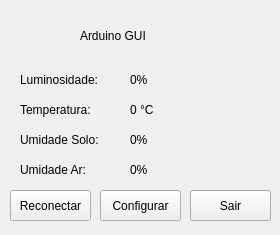
<?xml version="1.0" encoding="UTF-8"?>
<ui version="4.0">
 <class>MainWindow</class>
 <widget class="QMainWindow" name="MainWindow">
  <property name="enabled">
   <bool>true</bool>
  </property>
  <property name="geometry">
   <rect>
    <x>0</x>
    <y>0</y>
    <width>280</width>
    <height>235</height>
   </rect>
  </property>
  <property name="sizePolicy">
   <sizepolicy hsizetype="Fixed" vsizetype="Fixed">
    <horstretch>0</horstretch>
    <verstretch>0</verstretch>
   </sizepolicy>
  </property>
  <property name="minimumSize">
   <size>
    <width>280</width>
    <height>230</height>
   </size>
  </property>
  <property name="maximumSize">
   <size>
    <width>280</width>
    <height>235</height>
   </size>
  </property>
  <property name="baseSize">
   <size>
    <width>282</width>
    <height>242</height>
   </size>
  </property>
  <property name="windowTitle">
   <string>Arduino GUI</string>
  </property>
  <property name="windowIcon">
   <iconset resource="resources.qrc">
    <normaloff>:/images/logo.png</normaloff>:/images/logo.png</iconset>
  </property>
  <widget class="QWidget" name="centralWidget">
   <widget class="QLabel" name="label">
    <property name="geometry">
     <rect>
      <x>80</x>
      <y>20</y>
      <width>121</width>
      <height>31</height>
     </rect>
    </property>
    <property name="styleSheet">
     <string notr="true">font: 16pt &quot;Cantarell&quot;;</string>
    </property>
    <property name="text">
     <string>Arduino GUI</string>
    </property>
   </widget>
   <widget class="QLabel" name="label_2">
    <property name="geometry">
     <rect>
      <x>10</x>
      <y>10</y>
      <width>51</width>
      <height>51</height>
     </rect>
    </property>
    <property name="minimumSize">
     <size>
      <width>21</width>
      <height>21</height>
     </size>
    </property>
    <property name="styleSheet">
     <string notr="true"/>
    </property>
    <property name="pixmap">
     <pixmap resource="resources.qrc">:/images/logo.png</pixmap>
    </property>
   </widget>
   <widget class="QLabel" name="label_3">
    <property name="geometry">
     <rect>
      <x>20</x>
      <y>70</y>
      <width>101</width>
      <height>19</height>
     </rect>
    </property>
    <property name="text">
     <string>Luminosidade:</string>
    </property>
   </widget>
   <widget class="QLabel" name="label_4">
    <property name="geometry">
     <rect>
      <x>20</x>
      <y>100</y>
      <width>101</width>
      <height>19</height>
     </rect>
    </property>
    <property name="text">
     <string>Temperatura:</string>
    </property>
   </widget>
   <widget class="QLabel" name="label_5">
    <property name="geometry">
     <rect>
      <x>20</x>
      <y>160</y>
      <width>91</width>
      <height>19</height>
     </rect>
    </property>
    <property name="text">
     <string>Umidade Ar:</string>
    </property>
   </widget>
   <widget class="QLabel" name="label_6">
    <property name="geometry">
     <rect>
      <x>20</x>
      <y>130</y>
      <width>101</width>
      <height>19</height>
     </rect>
    </property>
    <property name="text">
     <string>Umidade Solo:</string>
    </property>
   </widget>
   <widget class="QLabel" name="lblLight">
    <property name="geometry">
     <rect>
      <x>130</x>
      <y>70</y>
      <width>61</width>
      <height>19</height>
     </rect>
    </property>
    <property name="text">
     <string>0%</string>
    </property>
   </widget>
   <widget class="QLabel" name="lblTemp">
    <property name="geometry">
     <rect>
      <x>130</x>
      <y>100</y>
      <width>61</width>
      <height>19</height>
     </rect>
    </property>
    <property name="text">
     <string>0 °C</string>
    </property>
   </widget>
   <widget class="QLabel" name="lblAir">
    <property name="geometry">
     <rect>
      <x>130</x>
      <y>160</y>
      <width>61</width>
      <height>19</height>
     </rect>
    </property>
    <property name="text">
     <string>0%</string>
    </property>
   </widget>
   <widget class="QLabel" name="lblGround">
    <property name="geometry">
     <rect>
      <x>130</x>
      <y>130</y>
      <width>61</width>
      <height>19</height>
     </rect>
    </property>
    <property name="text">
     <string>0%</string>
    </property>
   </widget>
   <widget class="QPushButton" name="btnConfig">
    <property name="geometry">
     <rect>
      <x>100</x>
      <y>190</y>
      <width>81</width>
      <height>31</height>
     </rect>
    </property>
    <property name="text">
     <string>Configurar</string>
    </property>
   </widget>
   <widget class="QPushButton" name="btnExit">
    <property name="geometry">
     <rect>
      <x>190</x>
      <y>190</y>
      <width>81</width>
      <height>31</height>
     </rect>
    </property>
    <property name="text">
     <string>Sair</string>
    </property>
   </widget>
   <widget class="QPushButton" name="btnRefresh">
    <property name="geometry">
     <rect>
      <x>10</x>
      <y>190</y>
      <width>81</width>
      <height>31</height>
     </rect>
    </property>
    <property name="text">
     <string>Reconectar</string>
    </property>
   </widget>
  </widget>
 </widget>
 <layoutdefault spacing="6" margin="11"/>
 <resources>
  <include location="resources.qrc"/>
 </resources>
 <connections/>
</ui>
